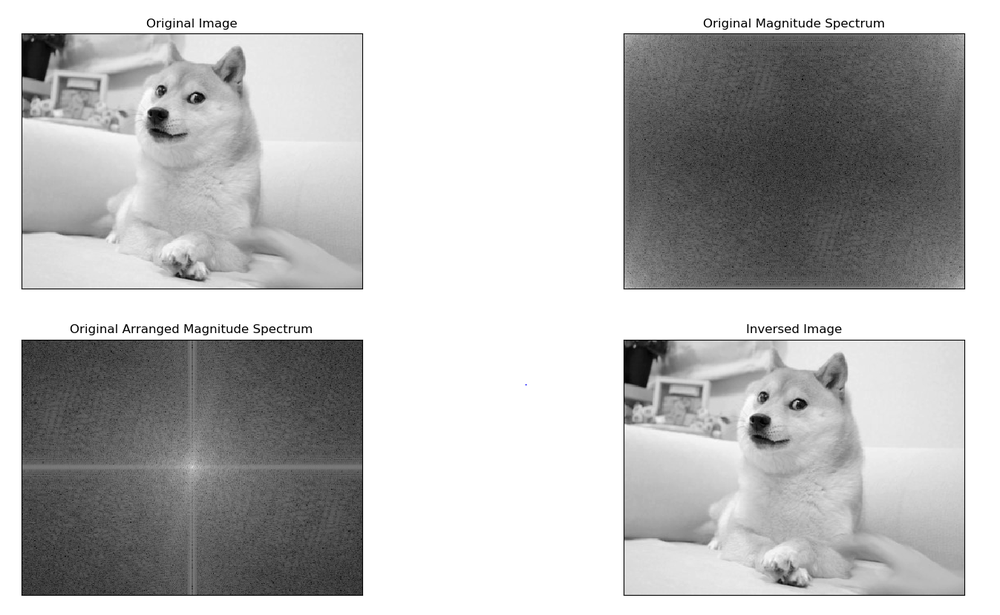
#> input picture Fast Fourier Transform/fft.PNG, 1000 x 615 px, shrunk from 1347 x 829 before the run
$ python CannyEdge.py
#> lines starting #> are read from the running program, lines starting #| are printed output that depends on the picture; after the words box and inside, x2 and y2 are one past the last pixel; in counts of white or black regions, pixels touching at a corner belong together
import numpy as np
import cv2
import matplotlib.pyplot as mpt
from tkinter import *
from tkinter import filedialog

root = Tk()

root.fileName = filedialog.askopenfilename(filetypes = (("PNG", ".png"), ("All files", "*.*")))
#> the answer given: ../Fast Fourier Transform/fft.PNG
originalImg = cv2.imread(root.fileName, cv2.IMREAD_GRAYSCALE)
#> originalImg: shape (615, 1000); min 0, max 255, mean 187.6

# 소벨 마스크의 x, y 방향 미분값을 구하여 기울기와 방향각 구함
# 기울기 크기가 방향각의 주변값 보다 작을 경우 에지 대상에서 제거
# 상한과 하한의 threshold를 두어 초과시 에지, 미만시 에지 제외, 중간은 주변에 자신 이상인 것이 있을 때 에지로 삼음

filteringImg = cv2.Canny(originalImg, 30, 200)
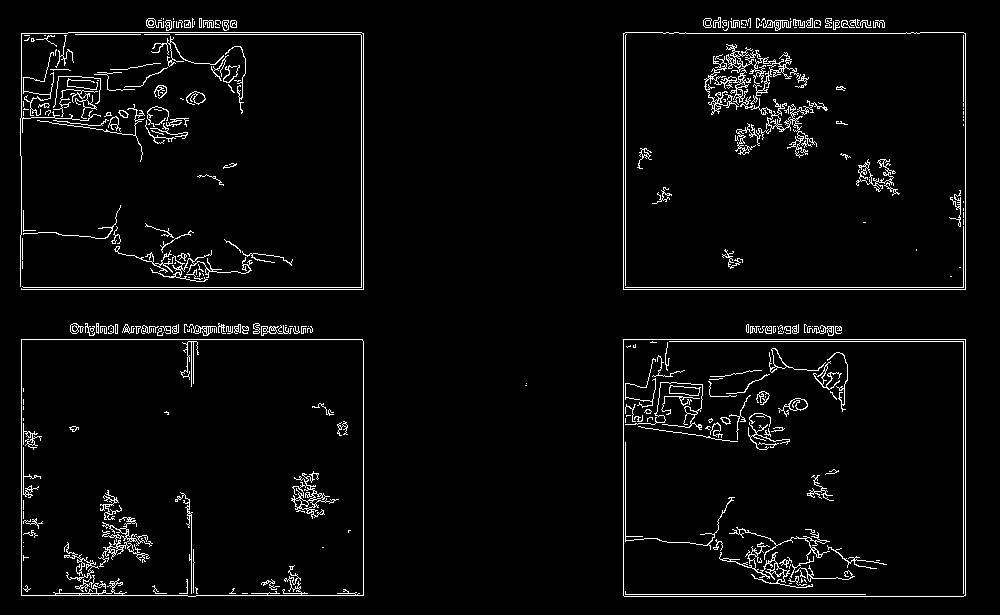
#> filteringImg: shape (615, 1000); 3.8% white in thin lines or dots, all inside (x1, y1, x2, y2) = (20, 17, 966, 597)

mpt.subplot(121), mpt.imshow(originalImg, 'gray'), mpt.title('Original Image')
mpt.xticks([]), mpt.yticks([])
mpt.subplot(122), mpt.imshow(filteringImg, 'gray'), mpt.title('Canny Image')
mpt.xticks([]), mpt.yticks([])
mpt.show()
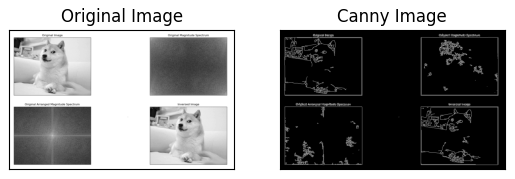
#> figure drawn by matplotlib, 2 panels

cv2.destroyAllWindows()
